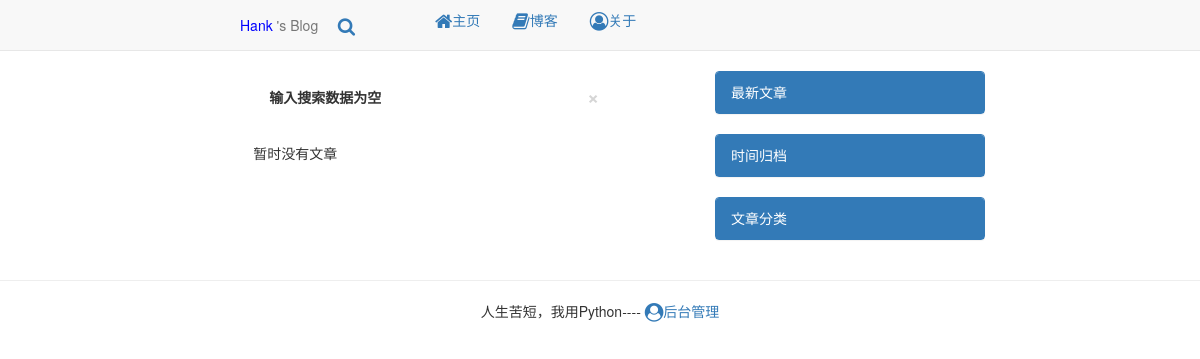
Before: /blog/search with the older database file.
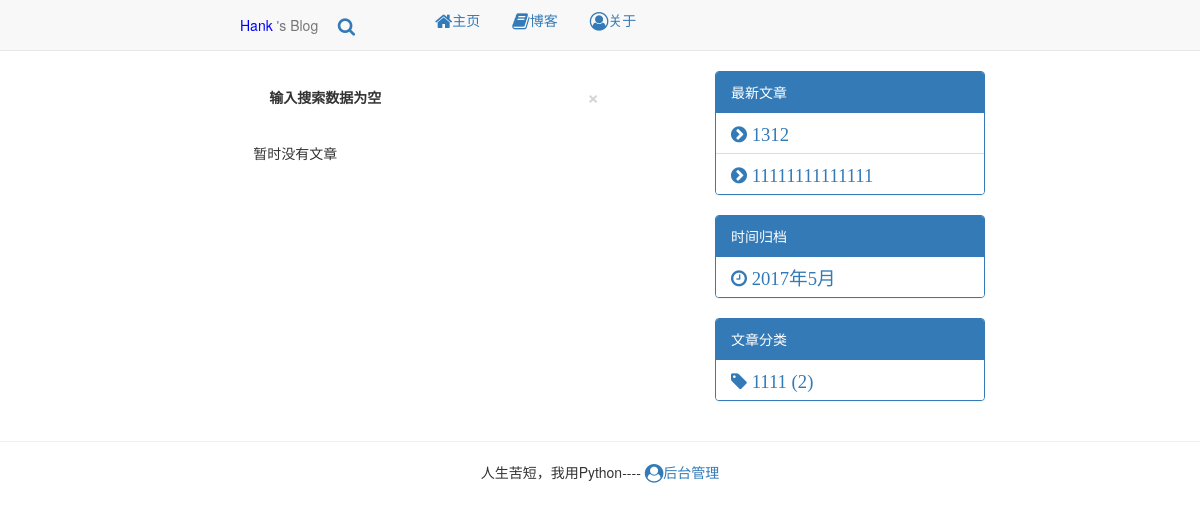
After: the same page with the newer database file.
### blog/models.py (models this page shows, shortened)
@python_2_unicode_compatible
class Posts(models.Model):
	title = models.CharField(max_length=70)
	body = models.TextField()
	created_time = models.DateTimeField()
	modified_time = models.DateTimeField()
	excerpt = models.CharField(max_length=200, blank=True)
	category = models.ForeignKey(Category)
	tags = models.ManyToManyField(Tag, blank=True)
	author = models.ForeignKey(User)
	showNum = models.BigIntegerField(default=0)
	def get_absolute_url(self):
		return reverse('blog:detail',kwargs={'pk':self.pk})
	class Meta:
		ordering = ['-created_time', 'title']

@python_2_unicode_compatible
class Category(models.Model):
	name = models.CharField(max_length=100)

### blog/views.py (the view, shortened to what this page needs)
# urls.py: url(r'^blog/search$', views.search, name='search'),
def search(request):
	q = request.GET.get('q')
	error_msg = ''
	if not q:
		error_msg = "输入搜索数据为空"
		return render(request, 'blog/list.html', context={'error_msg':error_msg})

### blog/templatetags/blog_tags.py (called while the page is built)
@register.simple_tag
def get_recent_posts(num=5):
	return Posts.objects.all()[:num]

@register.simple_tag
def archives():
	return Posts.objects.dates('created_time', 'month', order='DESC')

@register.simple_tag
def get_categories():
	category_list = Category.objects.annotate(num_post=Count('posts'))
	return category_list

### templates/blog/list.html
{% extends 'base.html' %}
{% block main %}
<div class="container-fluid">
	<div class="row">
		<div class="col-md-4 col-sm-2 col-xs-0">
		</div>
		<div class="col-md-7 col-sm-9 col-xs-12">
			{% if error_msg %}
			<div class="alert alert-{{text_css}} alert-dismissible" role="alert">
			  <button type="button" class="close" data-dismiss="alert" aria-label="Close"><span aria-hidden="true">&times;</span></button>
			  <strong>{{error_msg}}</strong>
			</div>
			{% endif %}
			{% for post in post_list %}
				<div class="panel">
	  				<div class="panel-body">
	  					<p class="text-left">
	  						{{ post.author }}<em><i class="fa fa-clock-o fa-fw"></i>{{ post.created_time }}</em>
	  					</p>
	  					<h3><a href="{{ post.get_absolute_url }}">{{ post.title }}</a></h3>
	  					<p style="font-size:18px">
	  						{{ post.excerpt }}
	  					</p>
	  				</div>
	  				<div class="panel-footer">
	  					<p>
	  					<a href="#" class="label label-primary">{{ post.category.name }}</a>&nbsp;&nbsp;&nbsp;&nbsp;<span class="fa fa-comments fa-fw"></span>(-)&nbsp;&nbsp;&nbsp;<span class="fa fa-eye fa-fw"></span>({{post.showNum}})&nbsp;&nbsp;&nbsp;<span class="fa fa-thumbs-o-up fa-fw"></span>(-)
	  					</p>
	  				</div>
				</div>
				<hr/>
			{% empty %}
			<div class="no-post">暂时没有文章</div>
			{% endfor %}
		</div>
		<div class="col-md-1 col-sm-1 col-xs-0">
		</div>
	</div>
</div>
{% endblock main %}

### templates/base.html
{% extends 'basemain.html' %}
{% load blog_tags %}
{% block basemain %}
<div class="row">
	<div class="col-md-7 col-sm-8 col-xs-12">
		{% block main %}
		{% endblock main %}
	</div>
	<div class="col-md-3 col-sm-4 col-xs-12">
		<div class="panel panel-primary">
			<div class="panel-heading">最新文章</div>
	  		<ul class="list-group">
	  			{% get_recent_posts as recent_post_list %}
				{% for post in recent_post_list %}
	  			<li class="list-group-item">
	  				<a href="{{ post.get_absolute_url }}">
	  				<span class="fa fa-chevron-circle-right fa-lg">&nbsp;{{ post.title }}&nbsp;</span>
	    			</a>
	    		</li>
	    		{% endfor %}
	 		</ul>
		</div>
		<div class="panel panel-primary">
			<div class="panel-heading">时间归档</div>
		 	<ul class="list-group">
		 	{% archives as date_list %}
			{% for date in date_list %}
	  			<li class="list-group-item">
	    			<a href="{% url 'blog:archives' date.year date.month %}">
						<span class="fa fa-clock-o fa-lg">&nbsp;{{ date.year }}年{{ date.month }}月&nbsp;</span>
					</a>
	    		</li>
	    	{% endfor %}
	  		</ul>
		</div>
		<div class="panel panel-primary">
			<div class="panel-heading">文章分类</div>
			<ul class="list-group">
			{% get_categories as categors %}
			{% for ca in categors %}
	    		<li class="list-group-item">
	    			<a href="{% url 'blog:category' ca.pk %}">
						<span class="fa fa-tag fa-lg">&nbsp;{{ ca.name }}&nbsp;({{ca.num_post}})</span>
					</a>
	    		</li>
	    	{% endfor %}
	  		</ul>
		</div>
	</div>
	<div class="col-md-2 col-sm-0 col-xs-0">
	</div>
</div>
{% endblock basemain %}

Changed rows visible on the page:
added Posts: title "1312"
added Posts: title "11111111111111"
added Category: name "1111", num_post "2"
Other visible differences:
new list line: "2017 年 5 月"
